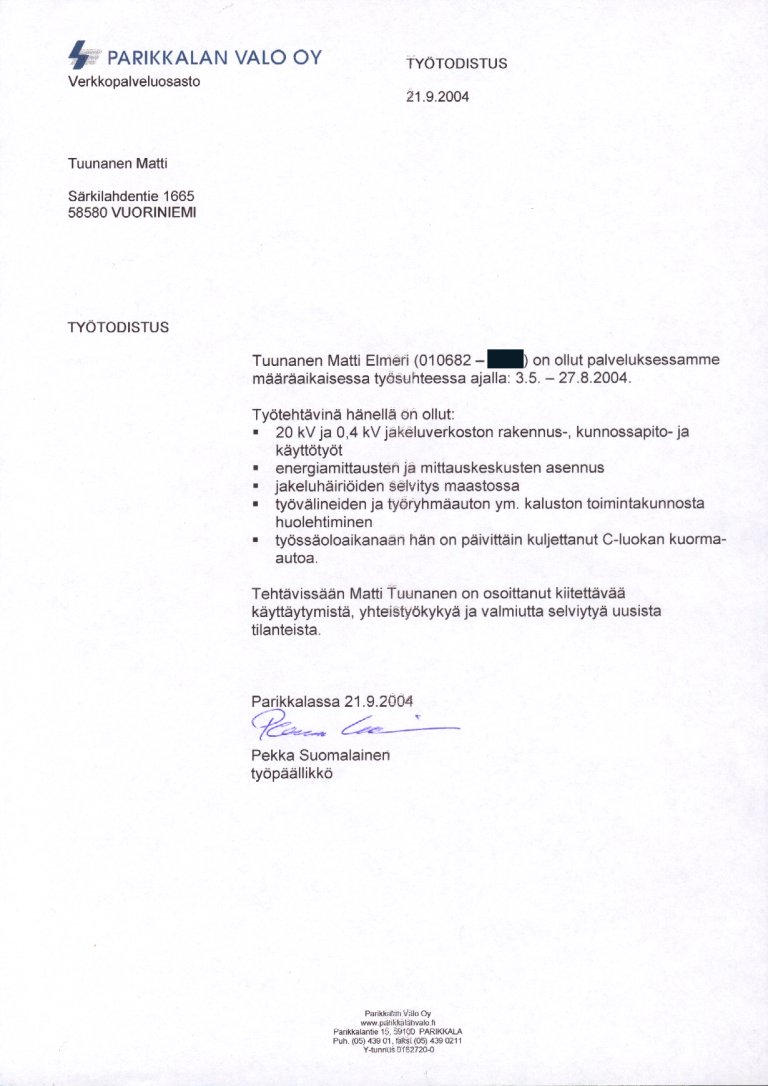
#> input picture file samples/tyotodistus valo2004 net.jpg, 768 x 1086 px
$ python -i image_preprocessing.py   (imports and definitions only)
#> lines starting #> are read from the running program, lines starting #| are printed output that depends on the picture; after the words box and inside, x2 and y2 are one past the last pixel; in counts of white or black regions, pixels touching at a corner belong together
#> further down, picture is the input picture: shape (1086, 768, 3); mean B, G, R 249.2, 247.1, 247.9
import logging

import cv2
import numpy as np
from PIL import Image, ImageEnhance

logger = logging.getLogger(__name__)


class ImagePreprocessor:
    """Handles image preprocessing to improve OCR accuracy."""

    def __init__(self):
        self.kernel = np.ones((1, 1), np.uint8)

    # [168 lines left out: functions preprocess_image, _strategy_adaptive_threshold, _strategy_otsu_threshold, _strategy_enhanced_contrast, _strategy_morphological_cleanup, _calculate_image_quality and 2 more, not called in this run]

    def detect_skew(self, image: np.ndarray) -> float:
        """
        Detect and return the skew angle of the image.

        Args:
            image: Input image

        Returns:
            Skew angle in degrees
        """
        # Convert to binary if not already
        if len(image.shape) == 3:
            gray = cv2.cvtColor(image, cv2.COLOR_BGR2GRAY)
        else:
            gray = image.copy()

        # Apply threshold to get binary image
        _, binary = cv2.threshold(gray, 0, 255, cv2.THRESH_BINARY_INV + cv2.THRESH_OTSU)
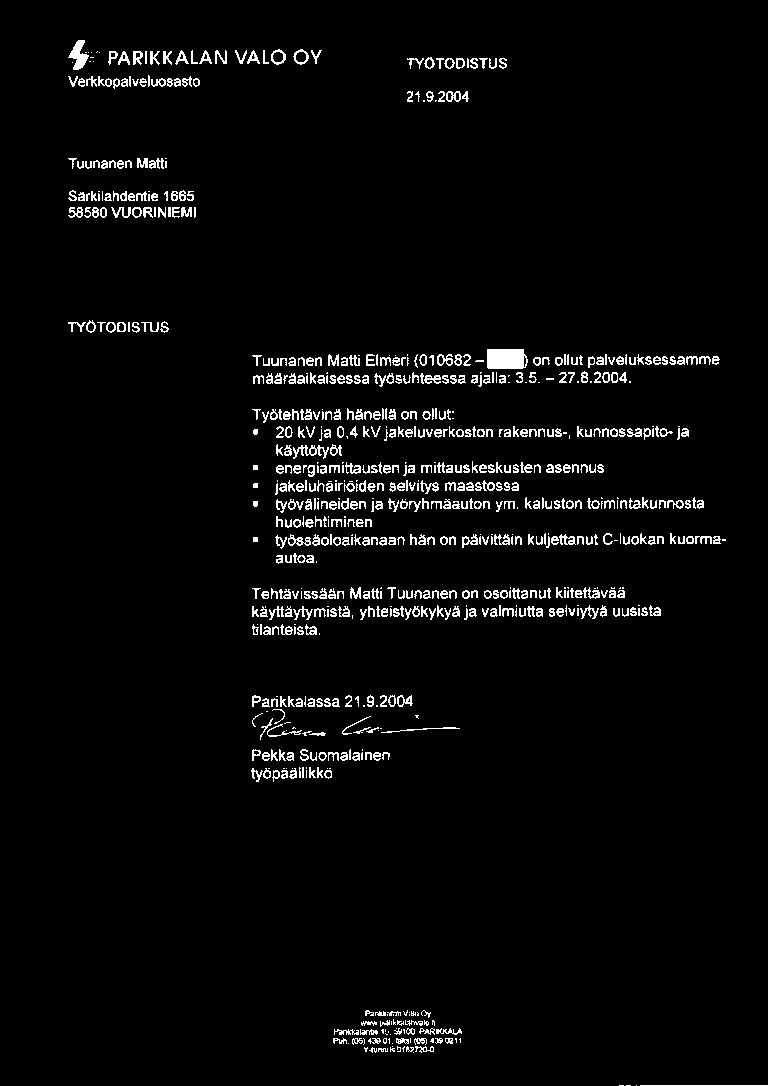
#> binary: shape (1086, 768); 3.3% white in thin lines or dots, all inside (x1, y1, x2, y2) = (68, 40, 768, 1086)

        # Find contours
        contours, _ = cv2.findContours(
            binary, cv2.RETR_EXTERNAL, cv2.CHAIN_APPROX_SIMPLE
        )
#> contours = 766 contours, 407 with area under 20; largest, box (x1, y1, x2, y2) and area: (487, 349, 528, 369) 723, (68, 40, 89, 70) 274, (271, 49, 286, 65) 160, (293, 49, 309, 65) 159, (293, 445, 329, 459) 134

        if not contours:
            return 0.0

        # Find the largest contour (assumed to be the main text area)
        largest_contour = max(contours, key=cv2.contourArea)
#> largest_contour = contour of 15 points, box (x1, y1, x2, y2) (487, 349, 528, 369), area 723

        # Fit a rectangle to the contour
        rect = cv2.minAreaRect(largest_contour)
#> rect = ((507, 358.5), (19, 40), -90)
        angle = rect[2]
#> angle = -90

        # Normalize angle to -45 to 45 degrees
        if angle < -45:
            angle = 90 + angle
#> angle = 0

        return angle

    def deskew_image(self, image: np.ndarray) -> np.ndarray:
        """
        Deskew the image based on detected text orientation.

        Args:
            image: Input image

        Returns:
            Deskewed image
        """
        angle = self.detect_skew(image)
#> angle = 0

        if abs(angle) < 0.5:  # Skip if angle is very small
            return image

        # Get image dimensions
        height, width = image.shape[:2]
        center = (width // 2, height // 2)

        # Create rotation matrix
        rotation_matrix = cv2.getRotationMatrix2D(center, angle, 1.0)

        # Perform rotation
        deskewed = cv2.warpAffine(
            image,
            rotation_matrix,
            (width, height),
            flags=cv2.INTER_CUBIC,
            borderMode=cv2.BORDER_REPLICATE,
        )

        return deskewed

>>> import cv2
>>> picture = cv2.imread('../../file samples/tyotodistus valo2004 net.jpg')
>>> result = ImagePreprocessor().deskew_image(picture)

$ run again, on file samples/Tyotodistuspohja_Clevry.png
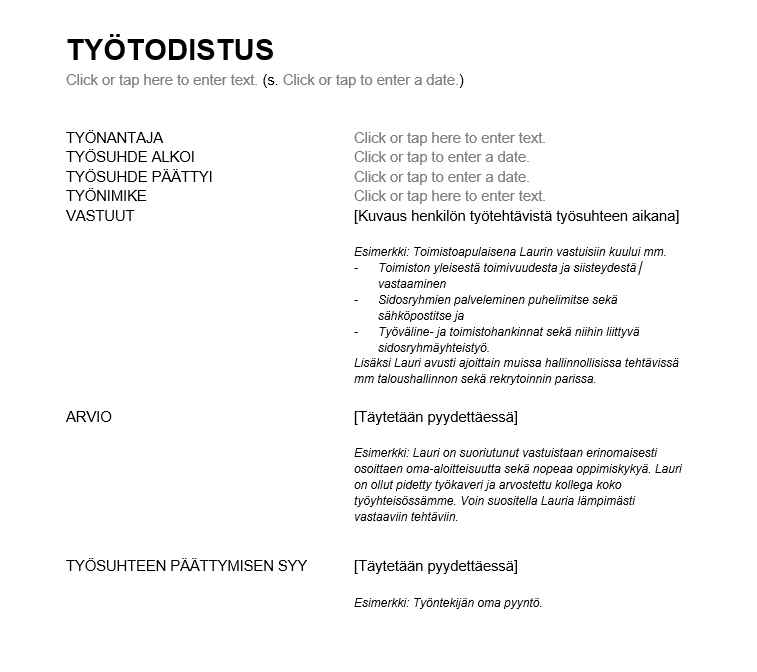
#> input picture file samples/Tyotodistuspohja_Clevry.png, 757 x 672 px
#> picture is the input picture: shape (672, 757, 3); min 0, max 255, mean 246.3
#> in detect_skew, `_, binary = cv2.threshold(gray, 0, 255, cv2.THRESH_BINARY_INV + cv2.TH..`:
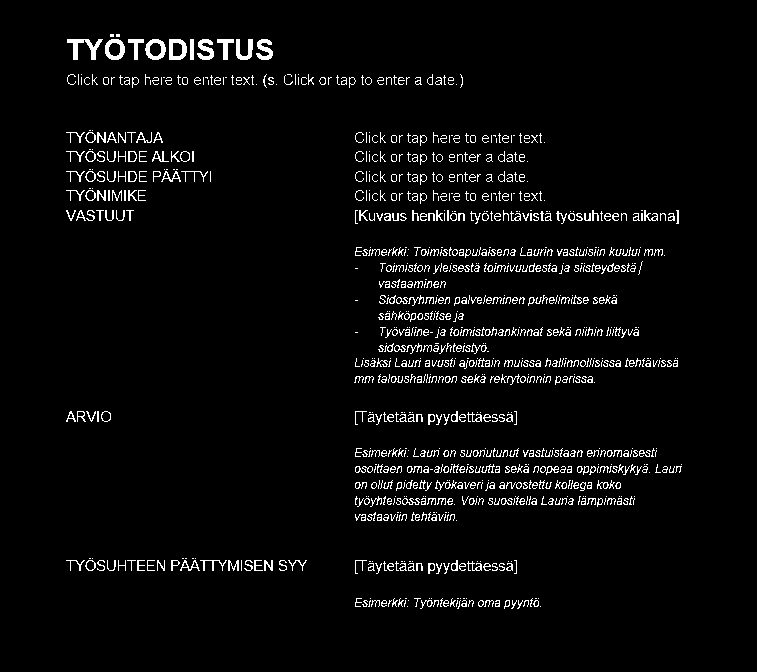
#> binary: shape (672, 757); 3.9% white in thin lines or dots, all inside (x1, y1, x2, y2) = (66, 34, 682, 609)
#> contours = 1060 contours, 921 with area under 20; largest, box (x1, y1, x2, y2) and area: (105, 39, 125, 60) 318, (145, 39, 166, 60) 318, (169, 39, 187, 60) 309, (67, 39, 103, 60) 232, (197, 39, 214, 60) 162
#> largest_contour = contour of 28 points, box (x1, y1, x2, y2) (105, 39, 125, 60), area 318
#> rect = ((114.5, 49), (20, 19), -90)
#> in detect_skew, `angle = rect[2]`: angle = -90
#> in detect_skew, `angle = 90 + angle`: angle = 0
